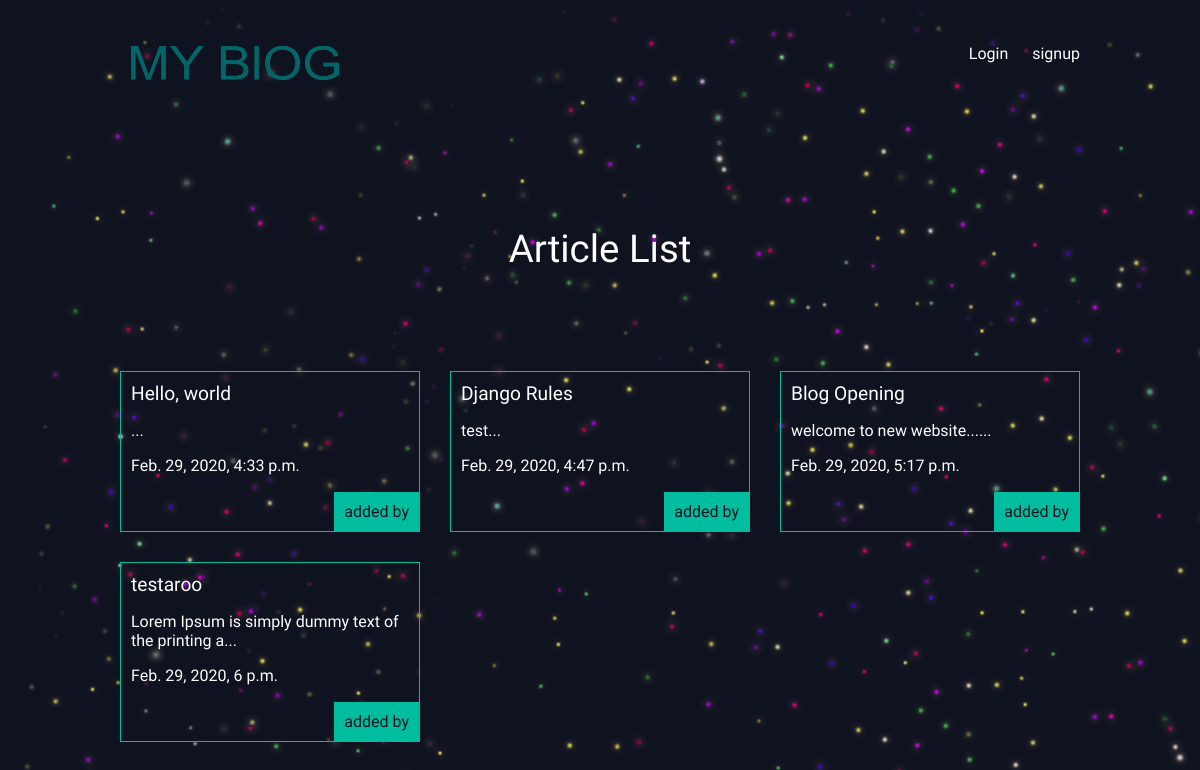
The app's page /, older data.
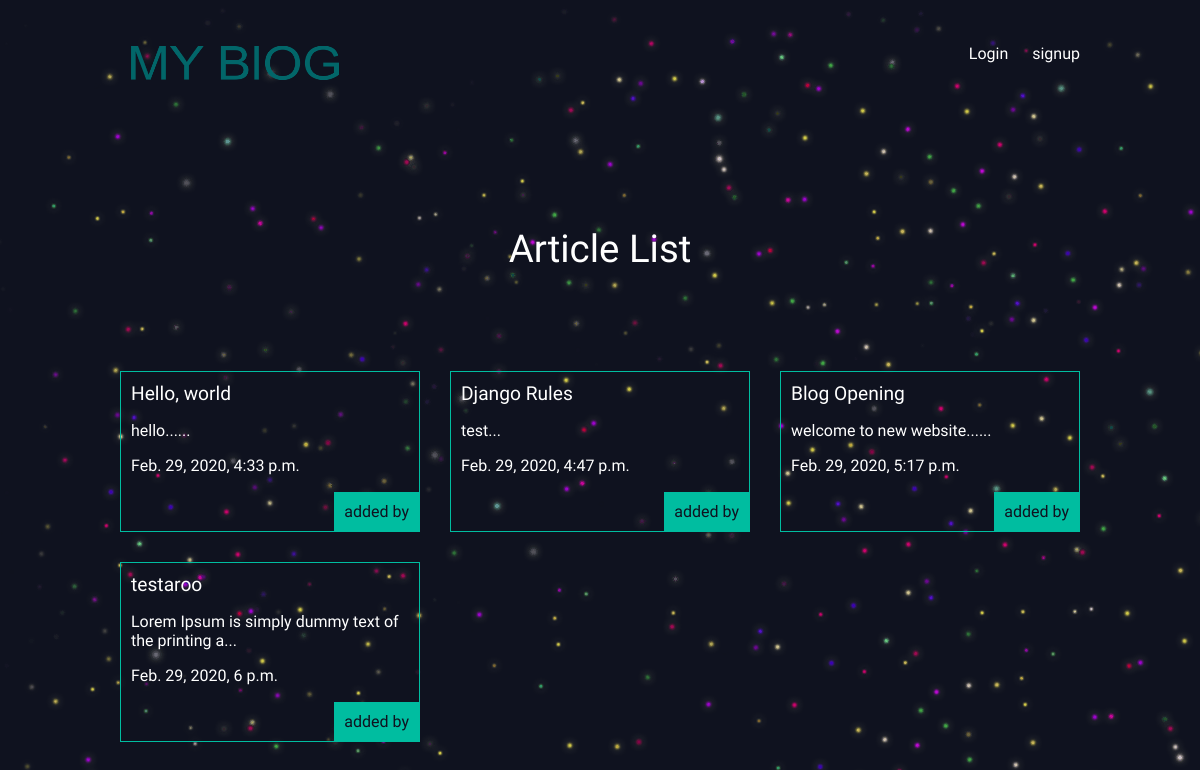
The same page, newer data.
### articles/models.py (models this page shows, shortened)
class Article(models.Model):
    title = models.CharField(max_length=100)
    slug = models.SlugField()
    body = models.TextField()
    date = models.DateTimeField(auto_now_add=True)
    thumb = models.ImageField(default='default.png', blank=True)
    author= models.ForeignKey(User, on_delete=models.CASCADE, default=None)
    def snippet(self):
        return self.body[:50] + "..."

### articles/views.py (the view)
# urls.py: path('', views.article_list, name='article-list'),
def article_list(request):
    articles = Article.objects.all().order_by('date')
    return render(request, 'articles/articles.html', {'articles':articles})

### articles/templates/articles/articles.html
{% extends 'myblog/base_layout.html' %}
{% block content %}
    <h1>Article List</h1>
    <div class="articles">
        {% for article in articles %}
        <div class="article">
            <h2><a href="{% url 'article:articles-details' slug=article.slug %}">{{article.title}}</a></h2>
            <p>{{article.snippet}}</p>
            <p>{{article.date}}</p>
            <p class="author">added by {{ article.author.username }}</p>
        </div>
        {% endfor %}
    </div>
{% endblock %}

Row changes from the older to the newer data that the page shows:
changed Article "Hello, world": snippet "..." → "hello......"
